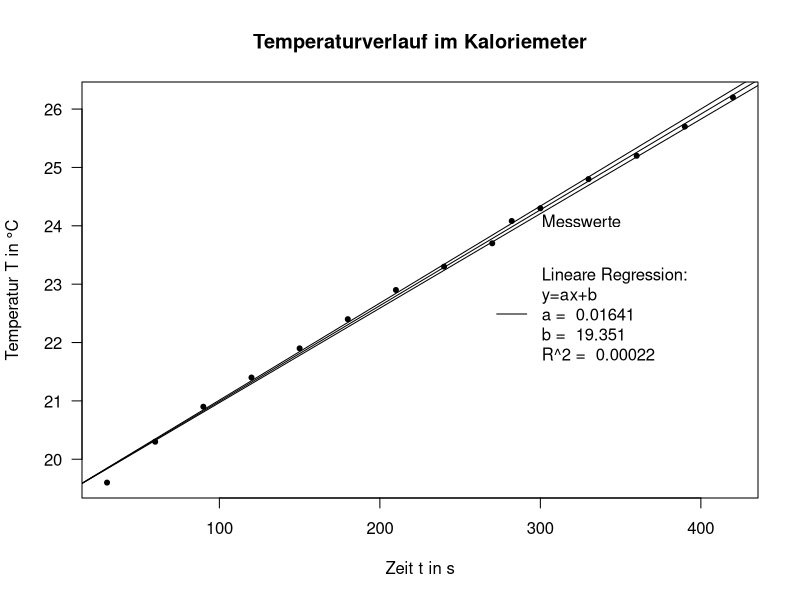

The R source for this figure:
## ---- chunk 1
# Einlesen der csv-Datei
zeitreiheErhitzung <- read.csv("Daten/Messreihe.csv", sep = ";", dec=",")
# Tidy-up
zeitreiheErhitzung <- zeitreiheErhitzung[2:nrow(zeitreiheErhitzung), 10:11]
colnames(zeitreiheErhitzung) <- c("Zeit_s", "Temperatur")

# Lineare Regression
lm <- lm(zeitreiheErhitzung$Temperatur~zeitreiheErhitzung$Zeit_s)
# Steigung a extrahieren
a <- lm$coefficient[2]
# Y-Achsenabschnitt b extrahieren
b <- lm$coefficient[1]
# Standardfehler R^2 extrahieren
lmsummary <- summary(lm)
R <- lmsummary$coefficients[2,2]

# Ausgabe als Plot
{plot(x=zeitreiheErhitzung$Zeit_s, y=zeitreiheErhitzung$Temperatur,
      # Aesthetics
      ylab = "Temperatur T in °C",
      xlab = "Zeit t in s",
      main= "Temperaturverlauf im Kaloriemeter",
      pch=20, las=1)
  # Einzeichnen der Regressionsgeraden
  abline(coef=c(b, a))
  # Einzeichen der Regressiosgeraden ab-/zuzüglich des Fehlers
  abline(coef=c(b, a-R))
  abline(coef=c(b, a+R))
  # Legendenerzeugung
  legend(x=270, y=(0.98*max(zeitreiheErhitzung$Temperatur)), 
         legend=c("Messwerte", paste("Lineare Regression:",
                                     "\ny=ax+b",
                                     "\na = ", round(a,5), 
                                     "\nb = ", round(b,3),
                                     "\nR^2 = ", round(R, 5))),
         col="black", pch = c(20, 26), lty=c(0,1),
         bty = "n")
}
## ---- chunk 2
# Messgrößen
groesse = c("Becherglas mit Wasser [g]", "Masse Becherglas [g]", "Wassermasse [g]", "Metallvolumen [cm³]", "Anfangstemperatur [°C]", "Mischtemperatur [°C]")
messwerte <- data.frame(Messwert = c(235.5, 97.4, 235.5-97.4, 23.00, 50.000, 44.2),
                        Geräteart = c("digital", "digital", "-", "analog", "digital", "digital"),
                        Unsicherheit = c(0.029, 0.029, 2*0.029, 0.20, 0.029, 0.029)
                        )
rownames(messwerte) <- groesse
knitr::kable(messwerte, caption = "Aufgenommene Messwerte samt Unsicherheiten für das untersuchte orangene Metall")
## ---- chunk 3
# Messgrößen
groesse = c("Becherglas mit Wasser [g]", "Masse Becherglas [g]", "Wassermasse [g]", "Metallvolumen [cm³]", "Anfangstemperatur [°C]", "Mischtemperatur [°C]")
messwerte <- data.frame(Messwert = c(241.3, 97.4, 241.3-97.4, 22.00, 49.100, 42.8),
                        Geräteart = c("digital", "digital", "-", "analog", "digital", "digital"),
                        Unsicherheit = c(0.029, 0.029, 2*0.029, 0.20, 0.029, 0.029)
                        )
rownames(messwerte) <- groesse
knitr::kable(messwerte, caption = "Aufgenommene Messwerte samt Unsicherheiten für das untersuchte graue Metall")
